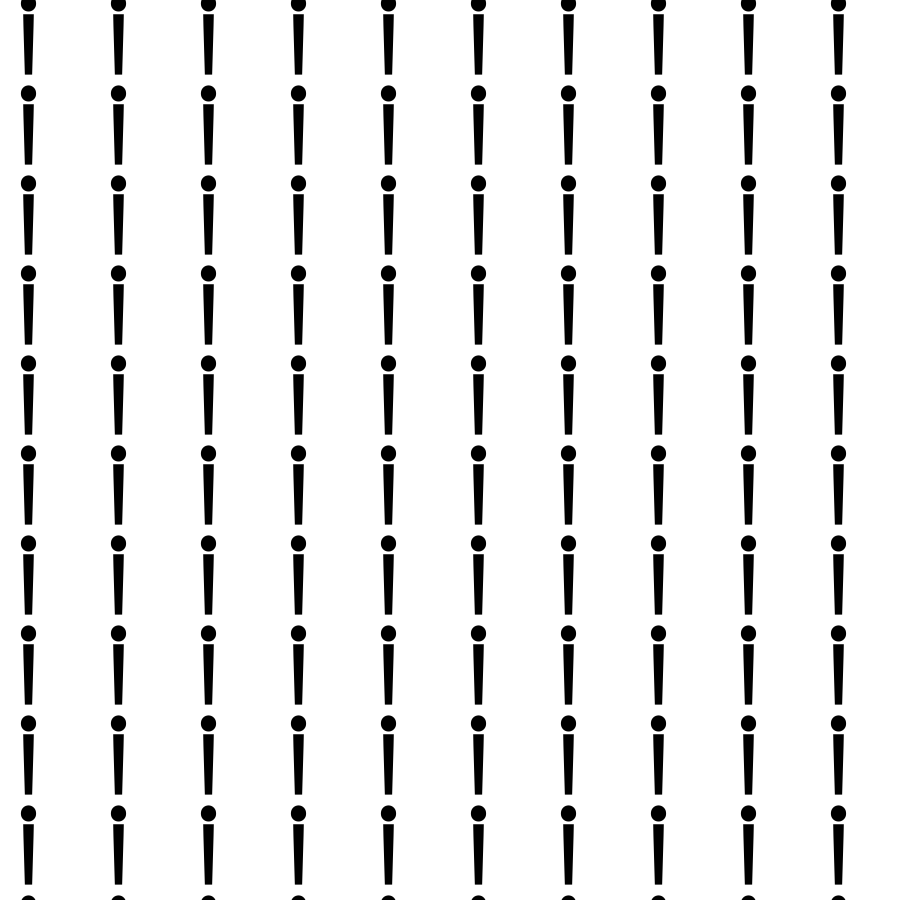
Frame 1 (no input)
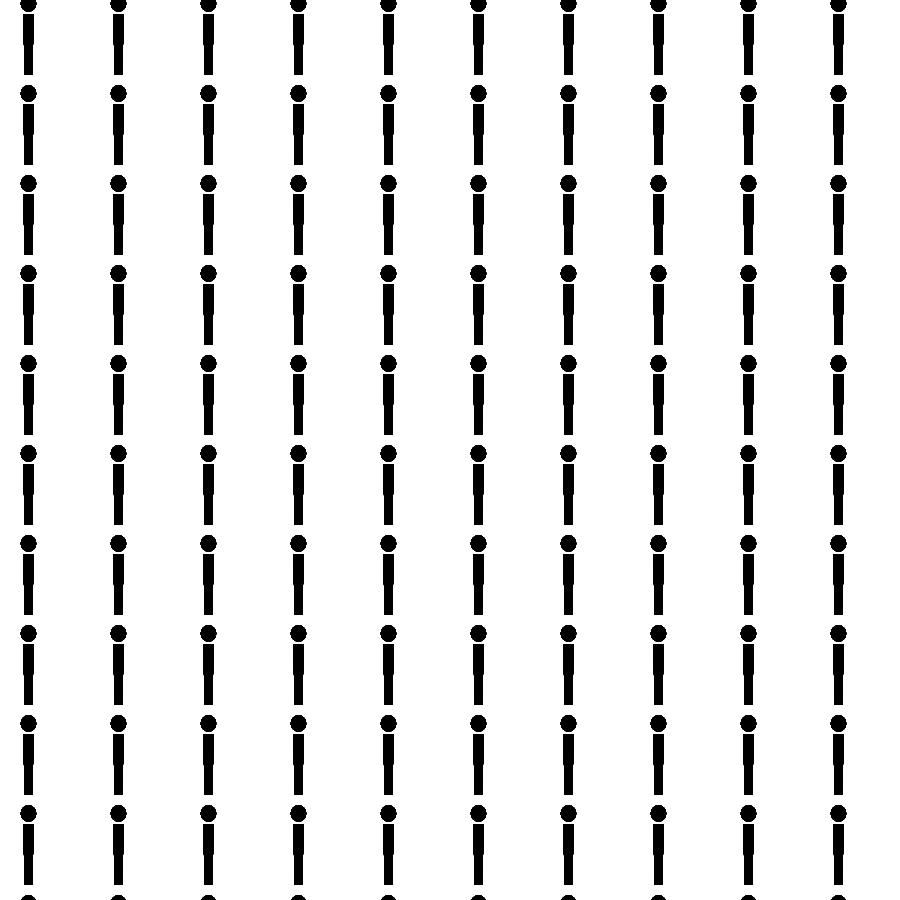
Frame 60 (the mouse pressed at the canvas centre just before this capture)
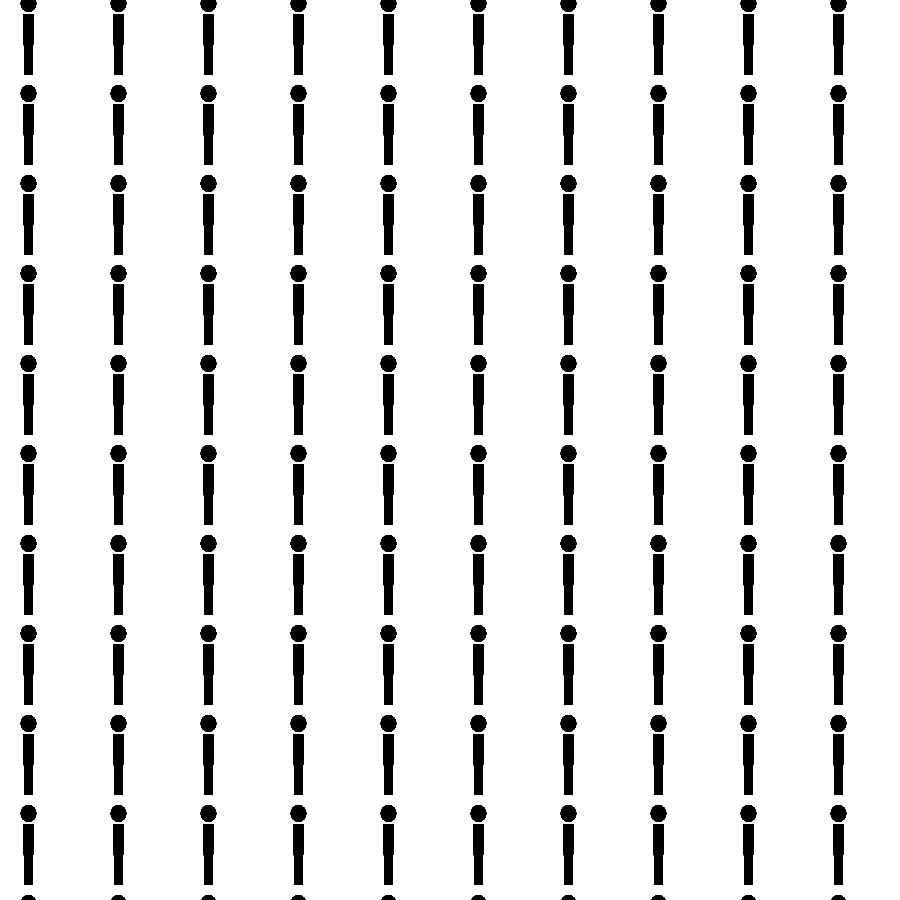
Frame 120 (the mouse held since frame 60 and released just before this capture)

The Processing sketch that drew these frames (run headless with seeded random() and noise(); from frame 60 on, the mouse is pressed at the canvas centre):

// Processing sketch: bang1
// ── bang1.pde

void setup() {
  background(#ffffff);
  size(900,900);
  
}

void draw() {
  int tiles=10;
  int tileSize=width/tiles;
  
  fill(0);
  for (int x=0; x<tileSize; x++) {
    for (int y=0; y<tileSize; y++) {
      push();
      translate(x*tileSize, y*tileSize);
      //ellipse(0,0,10,10);
      textSize(128);
      text("!", 10, 10);
      pop();
    }
  }
}
